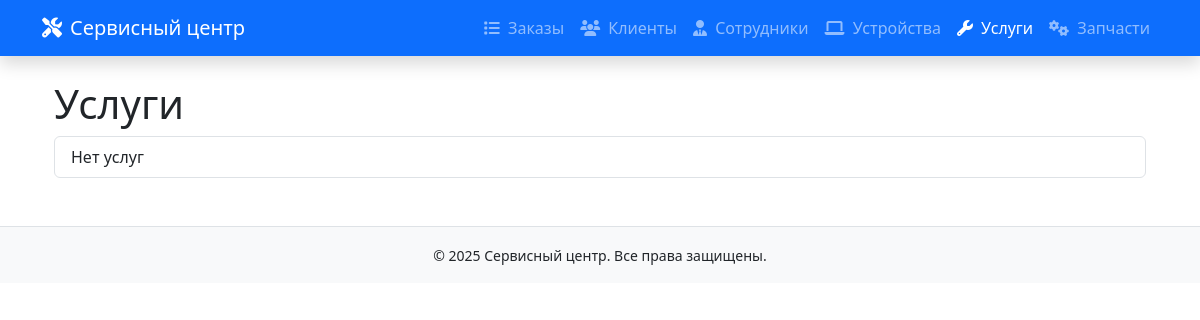
The page /serv/services/ on the database as committed earlier.
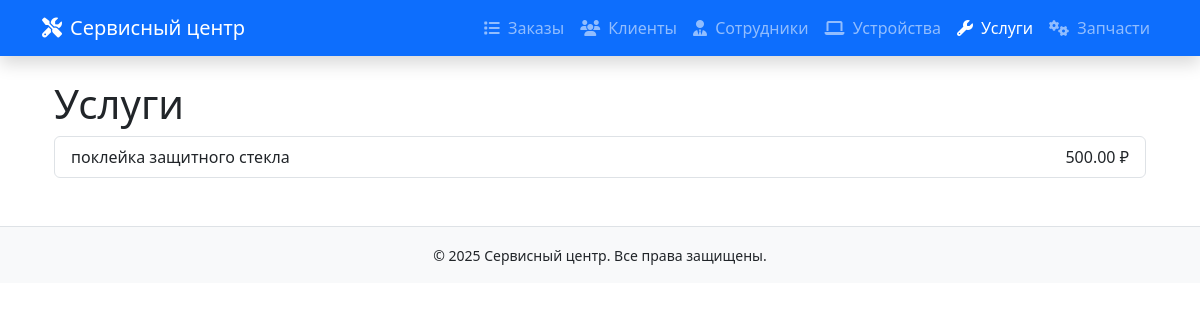
The same page on the database as committed later.
### SAMserv/models.py (models this page shows, shortened)
class Service(models.Model):
    service_name = models.CharField(max_length=100)
    service_cost = models.DecimalField(max_digits=10, decimal_places=2)

### SAMserv/views.py (the view)
# urls.py: path('services/', views.service_list, name='service-list'),
def service_list(request):
    services = Service.objects.all()
    return render(request, 'services/service_list.html', {'services': services})

### SAMserv/templates/services/service_list.html (shortened to what this page needs)
{% extends 'base.html' %}
{% block content %}
<div class="container">
    <h1>Услуги</h1>
    <ul class="list-group">
        {% for s in services %}
            <li class="list-group-item d-flex justify-content-between">
                {{ s.service_name }}
                <span>{{ s.service_cost }} ₽</span>
            </li>
        {% empty %}
            <li class="list-group-item">Нет услуг</li>
        {% endfor %}
    </ul>
</div>
{% endblock %}

Rows that differ between the two databases and show on the page:
added Service: service_name "поклейка защитного стекла", service_cost "500.00"
Other text that changed with them:
text no longer shown: "Нет услуг"
